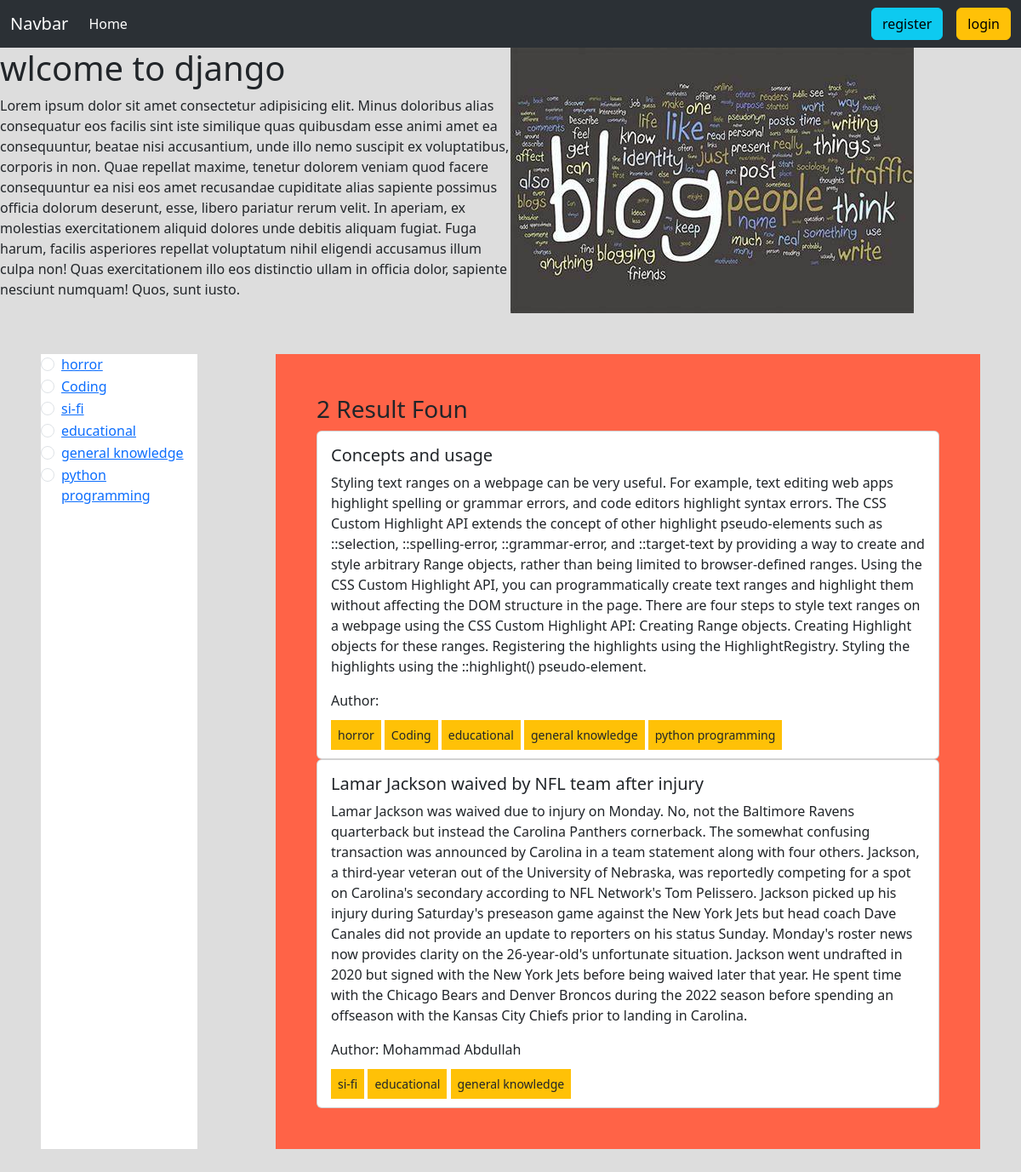
The app's page /category/general-knowledge/ with its own data.
### categories/models.py (models this page shows, shortened)
class Category(models.Model):
    name = models.CharField(max_length=100)
    slug = models.SlugField(max_length=100,unique=True, null=True, blank=True)

### posts/models.py (models this page shows, shortened)
class Post(models.Model):
    title = models.CharField(max_length=100)
    content = models.TextField()
    category = models.ManyToManyField(Category)
    author = models.ForeignKey(User, on_delete=models.CASCADE)

### blog_project/views.py (the view)
# urls.py: 2. Add a URL to urlpatterns:  path('', views.home, name='home')
def home(request, category_slug = None):
    data = Post.objects.all()
    if category_slug is not None:
        category = Category.objects.get(slug = category_slug)
        data = Post.objects.filter(category=category)
    categories = Category.objects.all()
    return render(request, 'home.html', {'data': data, 'category': categories})

### templates/home.html
{% extends 'base.html' %} {% load static %} {% block content %}
<div class="d-flex flex-wrap">
  <div class="col-6">
    <h1>wlcome to django</h1>
    <p>Lorem ipsum dolor sit amet consectetur adipisicing elit. Minus doloribus alias consequatur eos facilis sint iste similique quas quibusdam esse animi amet ea consequuntur, beatae nisi accusantium, unde illo nemo suscipit ex voluptatibus, corporis in non. Quae repellat maxime, tenetur dolorem veniam quod facere consequuntur ea nisi eos amet recusandae cupiditate alias sapiente possimus officia dolorum deserunt, esse, libero pariatur rerum velit. In aperiam, ex molestias exercitationem aliquid dolores unde debitis aliquam fugiat. Fuga harum, facilis asperiores repellat voluptatum nihil eligendi accusamus illum culpa non! Quas exercitationem illo eos distinctio ullam in officia dolor, sapiente nesciunt numquam! Quos, sunt iusto.</p>
  </div>
  <div class="col-6">
    <img src="{% static 'OIP.jpeg' %}" alt="">
  </div>
</div>
<div style="" class="mt-5">
  <div class="d-flex flex-wrap m-5">
    <div class="col-2" style="background-color: #ffff;">
      {% for cat in category %}
      <div class="form-check">
        <input
          class="form-check-input"
          type="radio"
          name="category"
          id="{{cat.id}}"
        />
        <label class="form-check-label" for="{{cat.id}}">
          <a href="{% url 'category_post' cat.slug %}">{{cat.name}}</a>
        </label>
      </div>
      {% endfor %}
    </div>
    <div class="col-1"></div>
    <div class="col-9 p-5" style="background-color: tomato;">
      <h3>{{ data | length }} Result Foun</h3>
      <div class="row">
        <div class=" mb-3 mb-sm-0">
          {% for post in data %}
          <div class="card">
            <div class="card-body">
              <h5 class="card-title">{{post.title}}</h5>
              <p class="card-text">{{post.content}}</p>
              <p>
                Author: {{post.author.first_name}} {{post.author.last_name}}
              </p>
              {% for item in post.category.all %}
              <small class="bg-warning p-2">{{item.name}}</small>
              {% endfor %}
            </div>
          </div>
          {% endfor %}
        </div>
      </div>
    </div>
  </div>
</div>
{% endblock %}

### records on screen
Category: name "horror"
Category: name "Coding"
Category: name "si-fi"
Category: name "educational"
Category: name "general knowledge"
Category: name "python programming"
Post: title "Concepts and usage", content "Styling text ranges on a webpage can be very useful. For example, text editing web apps highlight spelling or grammar errors, and code editors highlight syntax errors. The CSS Custom Highlight API extends the concept of other highlight pseudo-elements such as ::selection, ::spelling-error, ::grammar-error, and ::target-text by providing a way to create and style arbitrary Range objects, rather than being limited to browser-defined ranges. Using the CSS Custom Highlight API, you can programmatically create text ranges and highlight them without affecting the DOM structure in the page. There are four steps to style text ranges on a webpage using the CSS Custom Highlight API: Creating Range…"
Post: title "Lamar Jackson waived by NFL team after injury", content "Lamar Jackson was waived due to injury on Monday. No, not the Baltimore Ravens quarterback but instead the Carolina Panthers cornerback. The somewhat confusing transaction was announced by Carolina in a team statement along with four others. Jackson, a third-year veteran out of the University of Nebraska, was reportedly competing for a spot on Carolina's secondary according to NFL Network's Tom Pelissero. Jackson picked up his injury during Saturday's preseason game against the New York Jets but head coach Dave Canales did not provide an update to reporters on his status Sunday. Monday's roster news now provides clarity on the 26-year-old's unfortunate situation. Jackson went undrafted in…", author.first_name "Mohammad", author.last_name "Abdullah"

### other values on screen
{{ data | length }} "2"
